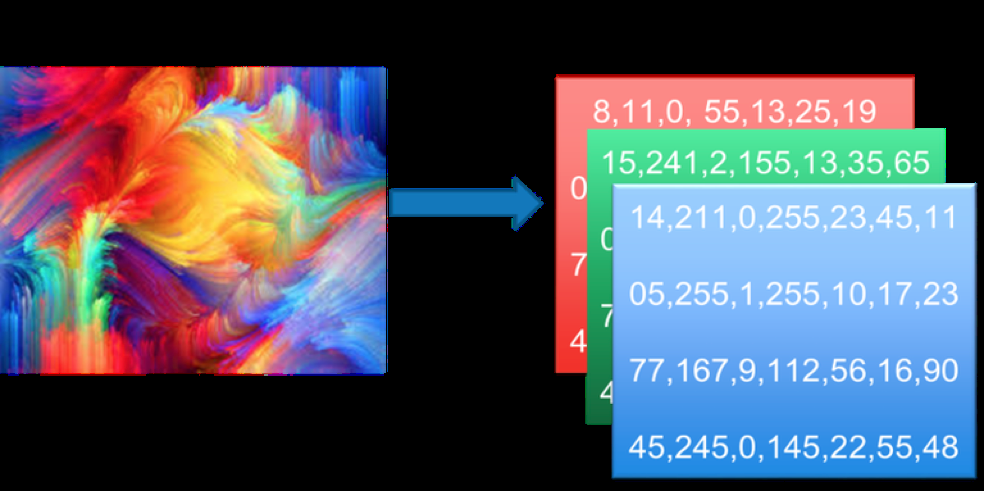
#> input picture l1/lop.png, 984 x 491 px
$ jupyter execute day_01.ipynb
#> lines starting #> are read from the running program, lines starting #| are printed output that depends on the picture
[cell 1]
# Day001

[cell 2]
import cv2
import numpy as np

img_path = 'lop.png'

# 以彩色圖片的方式載入
img = cv2.imread(img_path, cv2.IMREAD_COLOR)
#> img is the input picture: shape (491, 984, 3); mean B, G, R 99.2, 85.2, 83.5

# 把圖片合併起來方便一起看
img_concat1 = (img[:, :, 0])
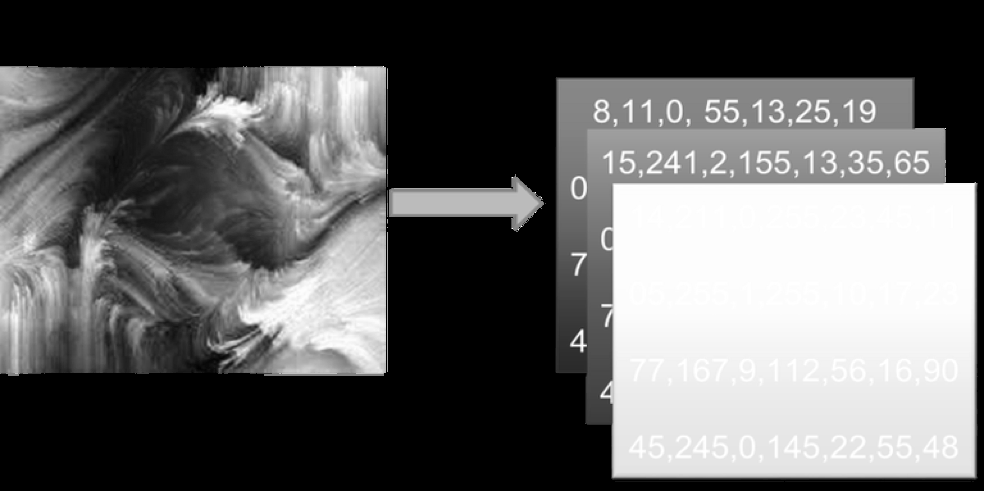
#> img_concat1: shape (491, 984); min 0, max 255, mean 99.2
img_concat2 = (img[:, :, 1])
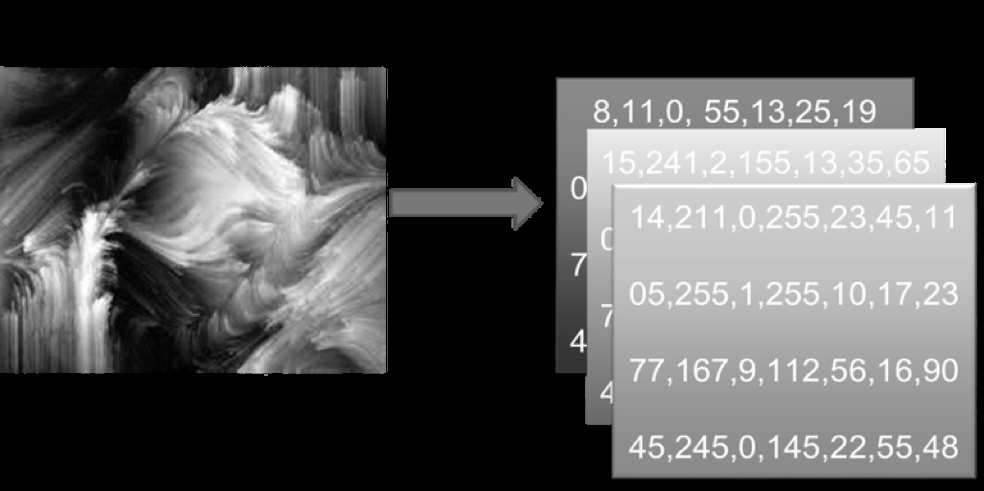
#> img_concat2: shape (491, 984); min 0, max 255, mean 85.2
img_concat3 = (img[:, :, 2])
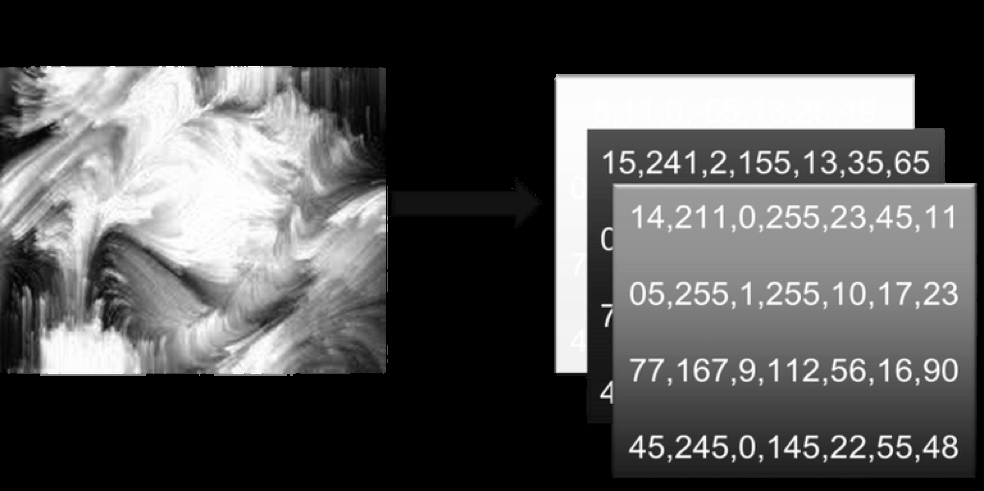
#> img_concat3: shape (491, 984); min 0, max 255, mean 83.5


# 為了要不斷顯示圖片，所以使用一個迴圈
while True:
    # 顯示彩圖
    cv2.imshow('bgr', img)
    cv2.imshow('bgr_split1', img_concat1)
    cv2.imshow('bgr_split2', img_concat2)
    cv2.imshow('bgr_split3', img_concat3)

    # 直到按下 ESC 鍵才會自動關閉視窗結束程式
    k = cv2.waitKey(0)
#> (key Esc is pressed here)
    if k == 27:
        cv2.destroyAllWindows()
        break
